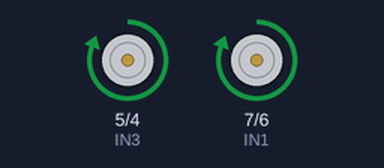
The sketch below on a simulated Arduino Mega 2560, built with avr-gcc and run on an emulated ATmega2560. On the bench: motor-driver pin pairs drawn as motors (green arrow = first pin HIGH = forward, orange = second pin HIGH = backward, longer = more drive).

Above: at 0.15 s.
At 5.1 s:
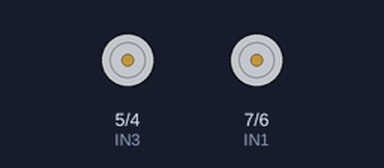
Timing chart, 0 to 7.6 s (numbered marks = the images above):
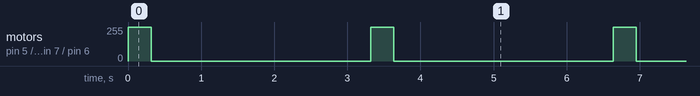

The sketch:

RoboXbee.ino
```cpp
//#include <digitalWriteFast.h>

int IN1 = 7;
int IN2 = 6;
int IN3 = 5;
int IN4 = 4;
char DadoSerial;

void direita(int x)
{
  analogWrite(IN1, x);
  analogWrite(IN2, 0);
  analogWrite(IN3, x);
  analogWrite(IN4, 0);
}

void esquerda (int x)
{
  analogWrite(IN1, 0);
  analogWrite(IN2, x);
  analogWrite(IN3, 0);
  analogWrite(IN4, x);
}

void frente (int x)
{
  analogWrite(IN1, x);
  analogWrite(IN2, 0);
  analogWrite(IN3, 0);
  analogWrite(IN4, x);
}
void re (int x)
{
  analogWrite(IN1, 0);
  analogWrite(IN2, x);
  analogWrite(IN3, x);
  analogWrite(IN4, 0);
}
void parar ()
{
  analogWrite(IN1, 0);
  analogWrite(IN2, 0);
  analogWrite(IN3, 0);
  analogWrite(IN4, 0);
}

void setup()
{
  // put your setup code here, to run once:
  Serial1.begin(57600);
}

void loop()
{

  int x= PI/2;
  int t=(x/PI)*1000;
  direita(255);
  delay(t);
  parar();
  delay(3000);

}
```

Measured:
- by itself, motor on pin 5 (IN3) / pin 4 (IN4), motor on pin 7 (IN1) / pin 6 (IN2): alternates forward 255/255 for 0.32 s and stopped for 3.0 s
